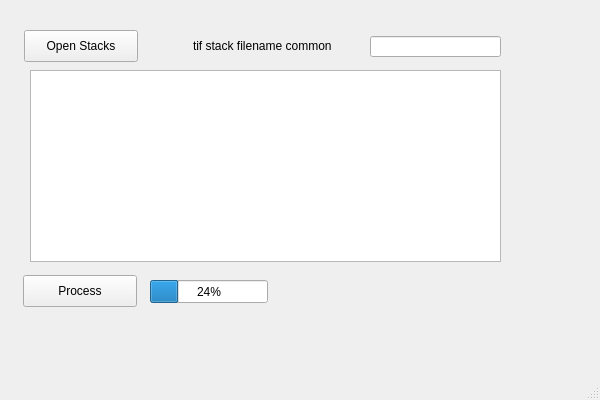
<?xml version="1.0" encoding="UTF-8"?>
<ui version="4.0">
 <class>NewProjectMainWindow</class>
 <widget class="QMainWindow" name="NewProjectMainWindow">
  <property name="geometry">
   <rect>
    <x>0</x>
    <y>0</y>
    <width>600</width>
    <height>400</height>
   </rect>
  </property>
  <property name="windowTitle">
   <string>MainWindow</string>
  </property>
  <widget class="QWidget" name="centralwidget">
   <widget class="QPushButton" name="openStacksButton">
    <property name="geometry">
     <rect>
      <x>24</x>
      <y>30</y>
      <width>114</width>
      <height>32</height>
     </rect>
    </property>
    <property name="text">
     <string>Open Stacks</string>
    </property>
   </widget>
   <widget class="QTextBrowser" name="messages">
    <property name="geometry">
     <rect>
      <x>30</x>
      <y>70</y>
      <width>471</width>
      <height>192</height>
     </rect>
    </property>
   </widget>
   <widget class="QLabel" name="textLabel">
    <property name="geometry">
     <rect>
      <x>193</x>
      <y>38</y>
      <width>171</width>
      <height>16</height>
     </rect>
    </property>
    <property name="text">
     <string>tif stack filename common </string>
    </property>
   </widget>
   <widget class="QLineEdit" name="filenameCommon">
    <property name="geometry">
     <rect>
      <x>370</x>
      <y>36</y>
      <width>131</width>
      <height>21</height>
     </rect>
    </property>
   </widget>
   <widget class="QPushButton" name="processButton">
    <property name="geometry">
     <rect>
      <x>23</x>
      <y>275</y>
      <width>114</width>
      <height>32</height>
     </rect>
    </property>
    <property name="text">
     <string>Process</string>
    </property>
   </widget>
   <widget class="QProgressBar" name="progressBar">
    <property name="geometry">
     <rect>
      <x>150</x>
      <y>280</y>
      <width>118</width>
      <height>23</height>
     </rect>
    </property>
    <property name="value">
     <number>24</number>
    </property>
   </widget>
  </widget>
  <widget class="QMenuBar" name="menubar">
   <property name="geometry">
    <rect>
     <x>0</x>
     <y>0</y>
     <width>600</width>
     <height>22</height>
    </rect>
   </property>
  </widget>
  <widget class="QStatusBar" name="statusbar"/>
 </widget>
 <resources/>
 <connections/>
</ui>
